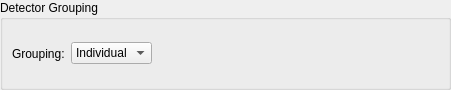
<?xml version="1.0" encoding="UTF-8"?>
<ui version="4.0">
 <class>DetectorGroupingWidget</class>
 <widget class="QWidget" name="DetectorGroupingWidget">
  <property name="geometry">
   <rect>
    <x>0</x>
    <y>0</y>
    <width>451</width>
    <height>90</height>
   </rect>
  </property>
  <property name="windowTitle">
   <string>Form</string>
  </property>
  <layout class="QGridLayout" name="gridLayout">
   <property name="leftMargin">
    <number>0</number>
   </property>
   <property name="topMargin">
    <number>0</number>
   </property>
   <property name="rightMargin">
    <number>0</number>
   </property>
   <property name="bottomMargin">
    <number>0</number>
   </property>
   <item row="0" column="0">
    <widget class="QGroupBox" name="gbGrouping">
     <property name="title">
      <string>Detector Grouping</string>
     </property>
     <layout class="QHBoxLayout" name="horizontalLayout_4">
      <item>
       <widget class="QLabel" name="lbGroupingMode">
        <property name="sizePolicy">
         <sizepolicy hsizetype="Preferred" vsizetype="Preferred">
          <horstretch>0</horstretch>
          <verstretch>0</verstretch>
         </sizepolicy>
        </property>
        <property name="layoutDirection">
         <enum>Qt::LeftToRight</enum>
        </property>
        <property name="text">
         <string>Grouping:</string>
        </property>
        <property name="buddy">
         <cstring>cbGroupingOptions</cstring>
        </property>
       </widget>
      </item>
      <item>
       <widget class="QComboBox" name="cbGroupingOptions">
        <property name="toolTip">
         <string>Select type of detector grouping to apply.</string>
        </property>
        <item>
         <property name="text">
          <string>Individual</string>
         </property>
        </item>
        <item>
         <property name="text">
          <string>Custom</string>
         </property>
        </item>
        <item>
         <property name="text">
          <string>Groups</string>
         </property>
        </item>
        <item>
         <property name="text">
          <string>All</string>
         </property>
        </item>
        <item>
         <property name="text">
          <string>File</string>
         </property>
        </item>
       </widget>
      </item>
      <item>
       <widget class="QStackedWidget" name="swGrouping">
        <property name="lineWidth">
         <number>0</number>
        </property>
        <property name="currentIndex">
         <number>0</number>
        </property>
        <widget class="QWidget" name="pgMapFile">
         <layout class="QHBoxLayout" name="horizontalLayout_5">
          <item>
           <widget class="MantidQt::API::FileFinderWidget" name="dsMapFile" native="true">
            <property name="sizePolicy">
             <sizepolicy hsizetype="Preferred" vsizetype="Fixed">
              <horstretch>0</horstretch>
              <verstretch>41</verstretch>
             </sizepolicy>
            </property>
            <property name="findRunFiles" stdset="0">
             <bool>false</bool>
            </property>
            <property name="label" stdset="0">
             <string/>
            </property>
            <property name="multipleFiles" stdset="0">
             <bool>false</bool>
            </property>
            <property name="algorithmAndProperty" stdset="0">
             <string/>
            </property>
            <property name="fileExtensions" stdset="0">
             <stringlist>
              <string>.map</string>
              <string>.xml</string>
             </stringlist>
            </property>
           </widget>
          </item>
         </layout>
        </widget>
        <widget class="QWidget" name="pgMappingGroups">
         <layout class="QHBoxLayout" name="horizontalLayout_26">
          <item>
           <widget class="QLabel" name="lbNoGroups">
            <property name="text">
             <string>Number of Groups: </string>
            </property>
           </widget>
          </item>
          <item>
           <widget class="QSpinBox" name="spNumberGroups">
            <property name="minimum">
             <number>1</number>
            </property>
           </widget>
          </item>
          <item>
           <spacer name="horizontalSpacer_5">
            <property name="orientation">
             <enum>Qt::Horizontal</enum>
            </property>
            <property name="sizeHint" stdset="0">
             <size>
              <width>40</width>
              <height>20</height>
             </size>
            </property>
           </spacer>
          </item>
         </layout>
        </widget>
        <widget class="QWidget" name="pgMappingCustom">
         <layout class="QHBoxLayout" name="horizontalLayout_8">
          <item>
           <widget class="QLineEdit" name="leCustomGroups">
            <property name="enabled">
             <bool>true</bool>
            </property>
            <property name="maximumSize">
             <size>
              <width>16777215</width>
              <height>16777215</height>
             </size>
            </property>
            <property name="toolTip">
             <string>, allows you to specify additional indices. 1,2,4 will keep indices 1, 2 and 4 only.
: indicates a continuous range of indices. For example, 1:5 is the same as 1,2,3,4,5.
+ sums two spectra together. 7+9 will produce a single spectra listing the sum of 7 and 9, ignoring any others.
- sums a range of spectra together. For example, 3-8 is the same as 3+4+5+6+7+8.
              </string>
            </property>
            <property name="layoutDirection">
             <enum>Qt::LeftToRight</enum>
            </property>
            <property name="maxLength">
             <number>6000</number>
            </property>
           </widget>
          </item>
          <item>
           <widget class="QPushButton" name="pbSaveCustomGrouping">
            <property name="text">
             <string>Save Grouping</string>
            </property>
           </widget>
          </item>
         </layout>
        </widget>
        <widget class="QWidget" name="pgMappingBlank"/>
       </widget>
      </item>
     </layout>
    </widget>
   </item>
  </layout>
 </widget>
 <customwidgets>
  <customwidget>
   <class>MantidQt::API::FileFinderWidget</class>
   <extends>QWidget</extends>
   <header>MantidQtWidgets/Common/FileFinderWidget.h</header>
   <container>1</container>
  </customwidget>
 </customwidgets>
 <resources/>
 <connections/>
</ui>
